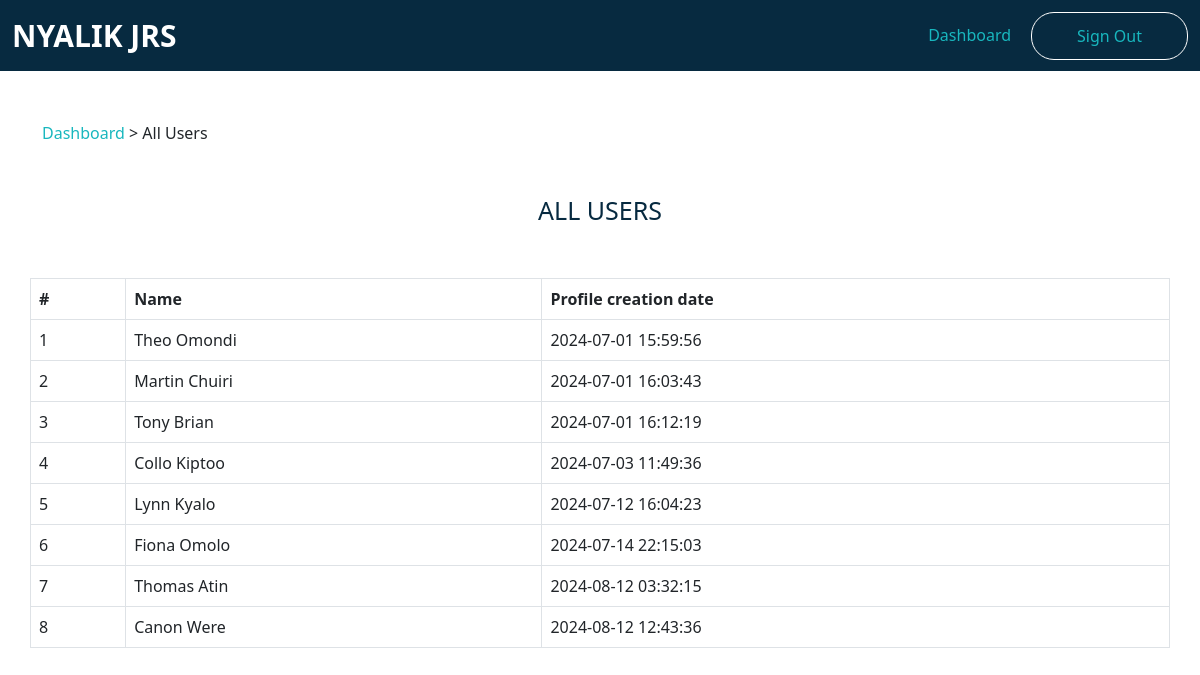
/index.php?page=admin/users/all_users (signed in), run on an earlier commit of the app's database.
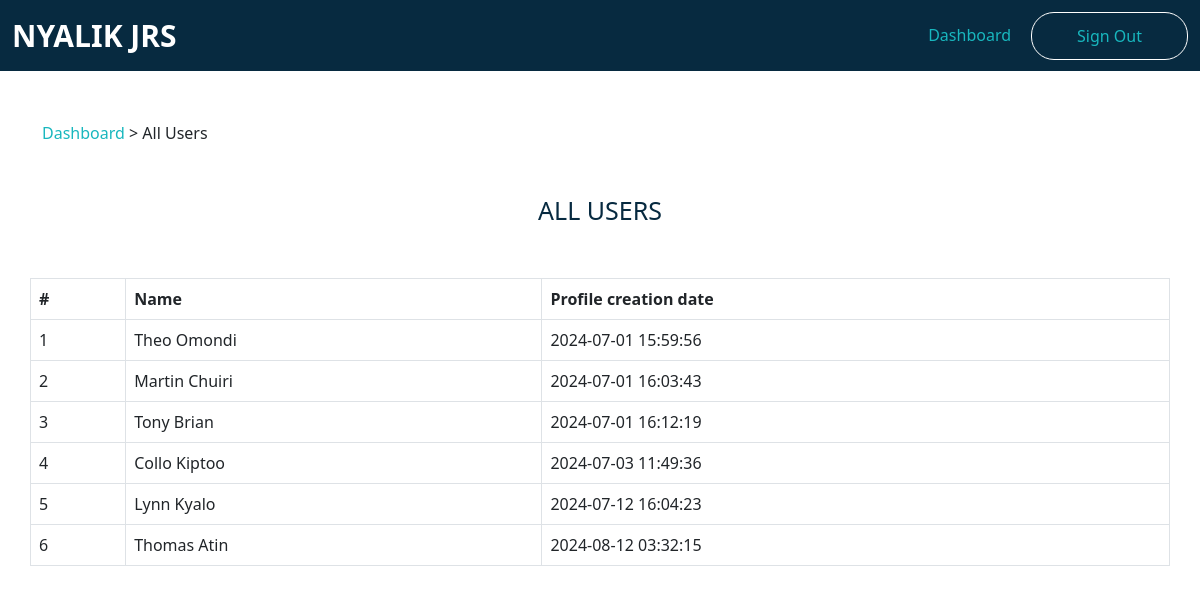
And on a later commit of the database.
### tables this page shows
CREATE TABLE `users` (
  `userId` int(11) NOT NULL,
  `userName` varchar(255) NOT NULL,
  `emailAddress` varchar(200) NOT NULL,
  `password` varchar(200) NOT NULL,
  `profilePhoto` varchar(200) NOT NULL,
  `location` varchar(200) NOT NULL,
  `skills` varchar(200) NOT NULL,
  `universityAttended` varchar(200) DEFAULT NULL,
  `universityStartYear` varchar(200) DEFAULT NULL,
  `universityEndYear` varchar(200) DEFAULT NULL,
  `recentJobTitle` varchar(200) DEFAULT NULL,
  `recentEmploymentType` varchar(200) DEFAULT NULL,
  `recentEmploymentCompany` varchar(200) DEFAULT NULL,
  `preferredJobTitle` varchar(200) NOT NULL,
  `preferredJobLocation` varchar(200) NOT NULL,
  `profileCreationDate` datetime NOT NULL DEFAULT current_timestamp(),
  `profileUpdationDate` datetime DEFAULT NULL ON UPDATE current_timestamp(),
  `course` varchar(255) DEFAULT NULL,
  `student` int(11) DEFAULT NULL,
  `non_student` int(11) DEFAULT NULL,
  `skill_id` int(11) NOT NULL,
  `location_id` int(11) NOT NULL,
  `preferredJobTitle_id` int(11) NOT NULL,
  `preferredJobLocation_id` int(11) NOT NULL,
  `resume` varchar(200) NOT NULL
);

### index.php (called while the page is built, shortened)
<?php
include_once "functions/functions.php";
$page = isset($_GET['page']) && file_exists($_GET['page'] . '.php') ? $_GET['page'] : 'home';
include_once $page . '.php';
?>

### admin/users/all_users.php (the view, shortened to what this page needs)
<?php
include_once "functions/functions.php";
$pdo = databaseConnection();
?>
<?= headerTemplate('ADMIN | ALL USERS'); ?>
<?= adminNavbarTemplate(); ?>
<div class="breadcrumb">
    <div class="container">
        <div class="row">
            <span><a href="index.php?page=admin/admin_dashboard">Dashboard</a> > All Users</span>
        </div>
    </div>
</div>
<div id="section_title">
    <div class="container">
        <div class="row">
            <h4 class="text-center">All Users</h4>
        </div>
    </div>
</div>
<div id="full_table_display">
    <div class="container">
        <div class="row">
            <table class="table table-bordered table-hover">
                <?php
                    $sql = $pdo->prepare("SELECT * FROM users");
                    $sql->execute();
                    $database_all_user_data = $sql->fetchAll(PDO::FETCH_ASSOC);
                    $count = 1;
                ?>
                <thead>
                    <th>#</th>
                    <th>Name</th>
                    <th>Profile creation date</th>
                 </thead>
                 <?php foreach($database_all_user_data as $all_user_data): ?>
                <tbody>
                   <td><?= $count++; ?></td>
                   <td><?= $all_user_data["userName"]; ?></td>
                   <td><?= $all_user_data["profileCreationDate"];?></td>
                </tbody>
                <?php endforeach; ?>
            </table>
        </div>
    </div>
</div>

What changed in the data, as far as the page shows it:
removed users: userName "Fiona Omolo", profileCreationDate "2024-07-14 22:15:03"
removed users: userName "Canon Were", profileCreationDate "2024-08-12 12:43:36"
